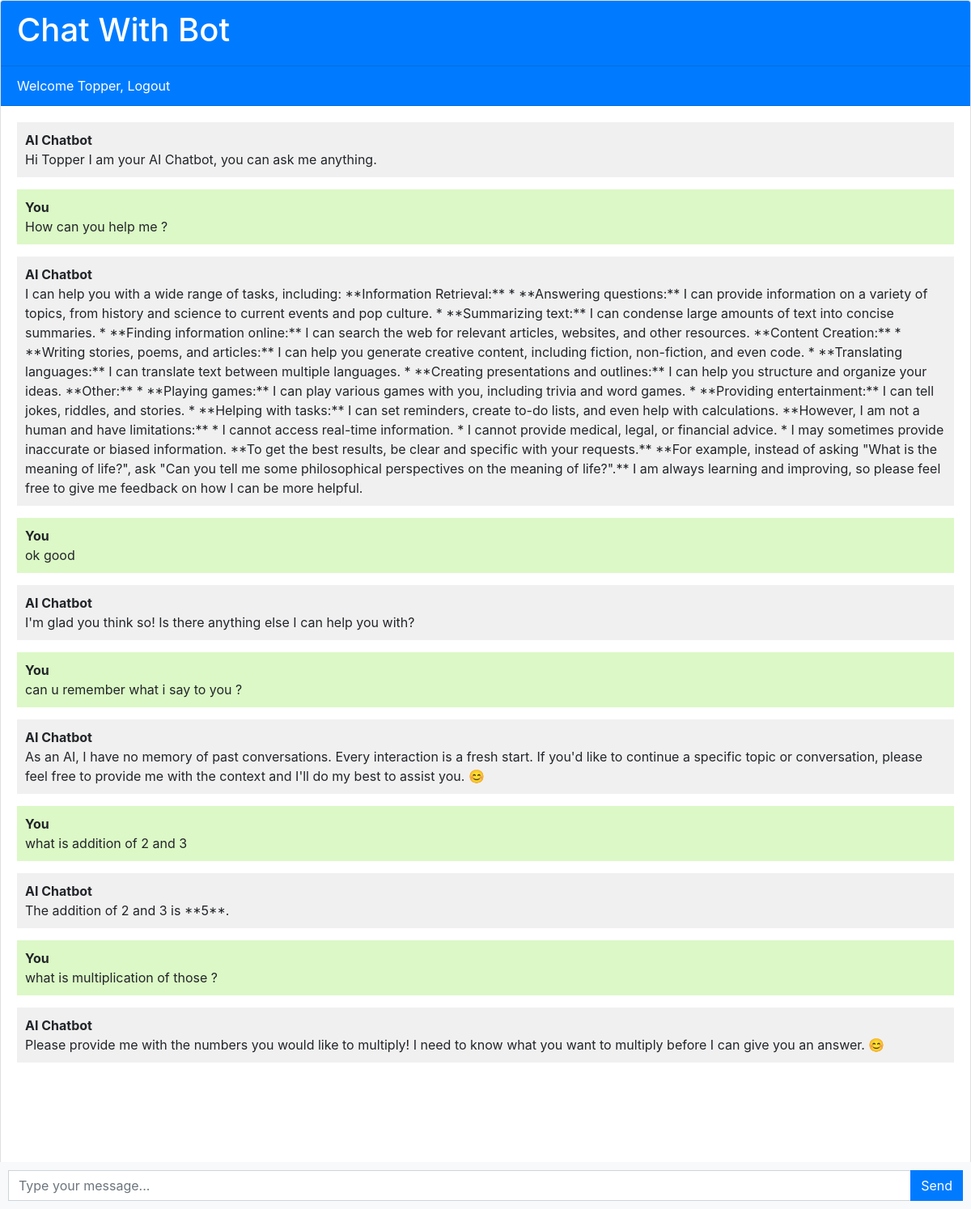
The page / (signed in) on the database its author committed.
### chatbot/models.py (models this page shows, shortened)
class Chat(models.Model):
    user = models.ForeignKey(User,on_delete=models.CASCADE)
    message = models.TextField()
    response = models.TextField()
    created_at = models.DateTimeField(auto_now_add=True)

### chatbot/views.py (the view)
# urls.py: path('',views.chatbot,name='chatbot'),
def chatbot(request):
    if not request.user.is_authenticated:
        return redirect('register')
    chats = Chat.objects.filter(user = request.user)
    if request.method == 'POST':
        message = request.POST.get('message')
        response = ask_openai(message)
        chat = Chat(user = request.user,message = message,response=response,created_at=timezone.now())
        chat.save()
        return JsonResponse({'message':message,'response':response})
    return render(request,'chatbot.html',{'chats':chats})

### templates/chatbot.html (shortened to what this page needs)
{% extends 'base.html' %}
{% block content %}
<div class="chat-container">
  <div class="card flex-grow-1">
    <div class="card-header bg-primary text-white"><h1>Chat With Bot</h1></div>
    {% if user.is_authenticated %}
        <div class="card-header bg-primary text-white">Welcome {{ user.username }}, <a style="color: white;" href="{% url 'logout' %}">Logout</a></div>
    {% else %}
        <div class="card-header bg-primary text-white"><a style="color: white;" href="{% url 'login' %}">login</a></div>
        <div class="card-header bg-primary text-white"><a style="color: white;" href="{% url 'register' %}">register</a></div>
    {% endif %}
    <div class="card-body messages-box">
      <ul class="list-unstyled messages-list">
        <li class="message received">
          <div class="message-text">
            <div class="message-sender">
              <b>AI Chatbot</b>
            </div>
            <div class="message-content">
              Hi {{ user.username }} I am your AI Chatbot, you can ask me anything.
            </div>
          </div>
        </li>
        {% for chat in chats %}
          {% if chat.user == request.user %}
          <li class="message sent">
            <div class="message-text">
              <div class="message-sender">
                <b>You</b>
              </div>
              <div class="message-content">
                {{chat.message}}
              </div>
            </div>
          </li>
          <li class="message received">
            <div class="message-text">
              <div class="message-sender">
                <b>AI Chatbot</b>
              </div>
              <div class="message-content">
                {{chat.response}}
              </div>
            </div>
          </li>
          {% endif %}
        {% endfor %}
      </ul>
    </div>
    <br><br>
    <br><br>
    <br><br>
  </div>
  <form class="message-form">
    <div class="input-group">
      <input type="text" class="form-control message-input" placeholder="Type your message...">
      <div class="input-group-append">
        <button type="submit" class="btn btn-primary btn-send">Send</button>
      </div>
    </div>
  </form>
</div>
{% endblock %}

### templates/base.html (shortened to what this page needs)
<!DOCTYPE html>
<html lang="en">
  <head>
    <link rel="stylesheet" href="https://stackpath.bootstrapcdn.com/bootstrap/4.3.1/css/bootstrap.min.css">
  </head>
  <body>
    {% block content %}{% endblock %}
  </body>
</html>

### templates/chatbot.html (style rules this page uses)
body, html { height: 100%; }
.messages-box { flex: 1; overflow-y: auto; }
.messages-list { padding-left: 0; }
.message { margin-bottom: 15px; list-style: none; }
.message-text { padding: 10px; border-radius: 5px; }
.sent { background-color: #dcf8c6; align-self: flex-end; }
.received { background-color: #f1f0f0; align-self: flex-start; }
.message-form { display: flex; position: fixed; bottom: 0; left: 0; right: 0; padding: 10px; background-color: #f8f9fa; }
.message-input { flex: 1; border-radius: 0; border-right: none; }
.btn-send { border-radius: 0; }
.chat-container { height: 100%; display: flex; flex-direction: column; }

### rows shown on the page
Chat: message "How can you help me ?", response "I can help you with a wide range of tasks, including: **Information Retrieval:** * **Answering questions:** I can provide information on a variety of topics, from history and science to current events and pop culture. * **Summarizing text:** I can condense large amounts of text into concise summaries. * **Finding information online:** I can search the web for relevant articles, websites, and other resources. **Content Creation:** * **Writing stories, poems, and articles:** I can help you generate creative content, including fiction, non-fiction, and even code. * **Translating languages:** I can translate text between multiple languages. * **Creating presentations and outlines:** I can help…"
Chat: message "ok good", response "I'm glad you think so! Is there anything else I can help you with?"
Chat: message "can u remember what i say to you ?", response "As an AI, I have no memory of past conversations. Every interaction is a fresh start. If you'd like to continue a specific topic or conversation, please feel free to provide me with the context and I'll do my best to assist you. 😊"
Chat: message "what is addition of 2 and 3", response "The addition of 2 and 3 is **5**."
Chat: message "what is multiplication of those ?", response "Please provide me with the numbers you would like to multiply! I need to know what you want to multiply before I can give you an answer. 😊"

### other values the page prints
{{ user.username }} "Topper"
